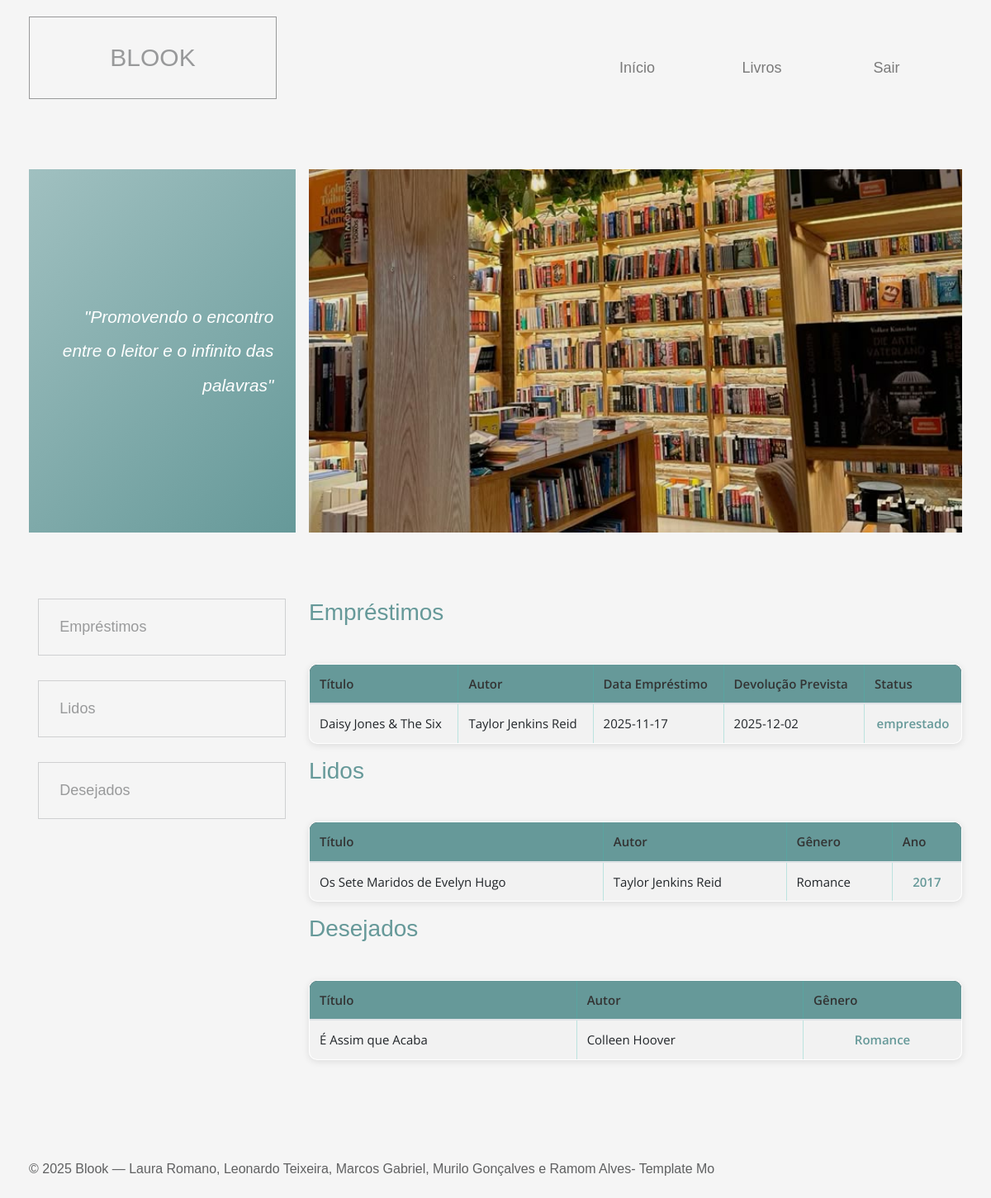
Page /dashboard.php (signed in) on the earlier database version.
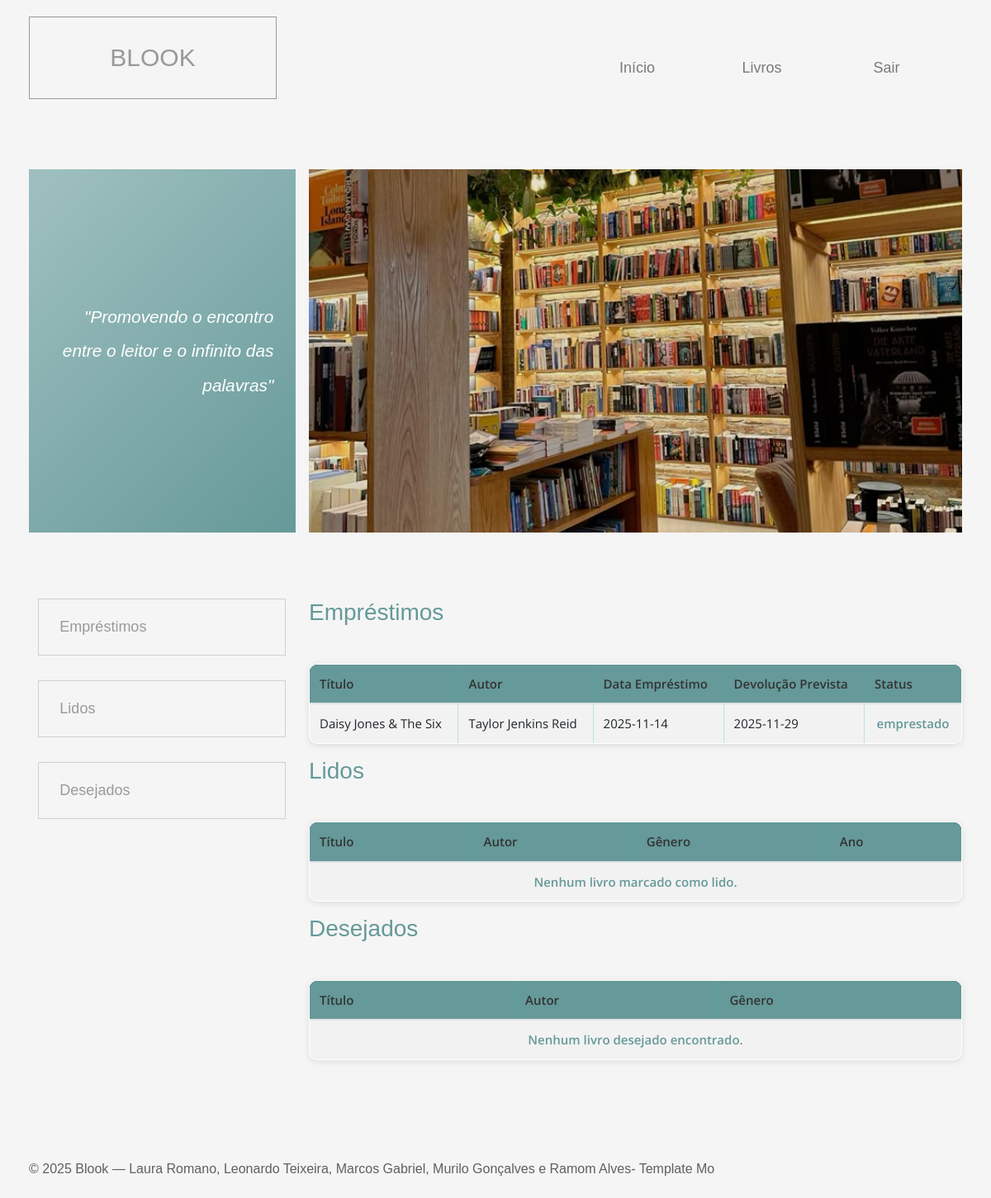
Same page on the later database version.
### tables this page shows
CREATE TABLE `emprestimos` (
  `id_emprestimo` int(11) NOT NULL,
  `id_livro` int(11) NOT NULL,
  `id_usuario` int(11) NOT NULL,
  `data_emprestimo` date NOT NULL,
  `data_prevista_devolucao` date NOT NULL,
  `data_devolucao` date DEFAULT NULL,
  `status` enum('emprestado','devolvido','atrasado') NOT NULL DEFAULT 'emprestado'
);

CREATE TABLE `livros` (
  `id_livro` int(11) NOT NULL,
  `titulo` varchar(255) NOT NULL,
  `id_autor` int(11) DEFAULT NULL,
  `id_genero` int(11) DEFAULT NULL,
  `ano_publicacao` int(11) DEFAULT NULL,
  `isbn` varchar(20) DEFAULT NULL,
  `edicao` varchar(50) DEFAULT NULL,
  `quantidade_total` int(11) NOT NULL DEFAULT 1,
  `quantidade_disponivel` int(11) NOT NULL DEFAULT 1,
  `capa` varchar(255) DEFAULT NULL
);

CREATE TABLE `autores` (
  `id_autor` int(11) NOT NULL,
  `nome_autor` varchar(100) NOT NULL,
  `nacionalidade` varchar(50) DEFAULT NULL,
  `data_nascimento` date DEFAULT NULL
);

CREATE TABLE `generos` (
  `id_genero` int(11) NOT NULL,
  `nome_genero` varchar(50) NOT NULL
);

### dashboard.php (the view, shortened to what the changed rows need)
<?php
include 'cabecalho_painel.php';
include 'conexao.php';
$idUsuario = $_SESSION['id_usuario'] ?? null;
?>
<section class="row tm-pt-4 tm-pb-6">
  <div class="col-12 tm-tabs-container tm-page-cols-container">
    <div class="tm-page-col-right tm-tab-contents">
      <div id="first-tab-group" class="tabgroup">
        <div id="tab1">
          <table class="table table-striped table-bordered">
            <thead class="table-dark">
              <tr>
                <th>Título</th>
                <th>Autor</th>
                <th>Data Empréstimo</th>
                <th>Devolução Prevista</th>
                <th>Status</th>
              </tr>
            </thead>
            <tbody>
              <?php
              $sql = "SELECT L.titulo, A.nome_autor, E.data_emprestimo, E.data_prevista_devolucao, E.status
                      FROM Emprestimos E
                      JOIN Livros L ON E.id_livro = L.id_livro
                      LEFT JOIN Autores A ON L.id_autor = A.id_autor
                      WHERE E.id_usuario = ?";
              $stmt = $conexao->prepare($sql);
              $stmt->bind_param("i", $idUsuario);
              $stmt->execute();
              $resultado = $stmt->get_result();
              if ($resultado && mysqli_num_rows($resultado) > 0) {
                while ($row = mysqli_fetch_assoc($resultado)) {
                  echo "<tr>
                          <td>".htmlspecialchars($row['titulo'])."</td>
                          <td>".htmlspecialchars($row['nome_autor'])."</td>
                          <td>".htmlspecialchars($row['data_emprestimo'])."</td>
                          <td>".htmlspecialchars($row['data_prevista_devolucao'])."</td>
                          <td>".htmlspecialchars($row['status'])."</td>
                        </tr>";
                }
              } else {
                echo "<tr><td colspan='5' class='text-center'>Nenhum empréstimo registrado.</td></tr>";
              }
              ?>
            </tbody>
          </table>
        </div>
        <div id="tab2">
          <table class="table table-striped table-bordered">
            <thead class="table-dark">
              <tr>
                <th>Título</th>
                <th>Autor</th>
                <th>Gênero</th>
                <th>Ano</th>
              </tr>
            </thead>
            <tbody>
              <?php
              $sqlLidos = "SELECT L.titulo, A.nome_autor, G.nome_genero, L.ano_publicacao
                           FROM Lidos LD
                           JOIN Livros L ON LD.id_livro = L.id_livro
                           LEFT JOIN Autores A ON L.id_autor = A.id_autor
                           LEFT JOIN Generos G ON L.id_genero = G.id_genero
                           WHERE LD.id_usuario = ?";
              $stmt = $conexao->prepare($sqlLidos);
              $stmt->bind_param("i", $idUsuario);
              $stmt->execute();
              $resLidos = $stmt->get_result();
              if ($resLidos && mysqli_num_rows($resLidos) > 0) {
                while ($row = mysqli_fetch_assoc($resLidos)) {
                  echo "<tr>
                          <td>".htmlspecialchars($row['titulo'])."</td>
                          <td>".htmlspecialchars($row['nome_autor'])."</td>
                          <td>".htmlspecialchars($row['nome_genero'])."</td>
                          <td>".htmlspecialchars($row['ano_publicacao'])."</td>
                        </tr>";
                }
              } else {
                echo "<tr><td colspan='4' class='text-center'>Nenhum livro marcado como lido.</td></tr>";
              }
              ?>
            </tbody>
          </table>
        </div>
        <div id="tab3">
          <table class="table table-striped table-bordered">
            <thead class="table-dark">
              <tr>
                <th>Título</th>
                <th>Autor</th>
                <th>Gênero</th>
              </tr>
            </thead>
            <tbody>
              <?php
              $sqlDesejados = "SELECT L.titulo, A.nome_autor, G.nome_genero
                               FROM Desejados D
                               JOIN Livros L ON D.id_livro = L.id_livro
                               LEFT JOIN Autores A ON L.id_autor = A.id_autor
                               LEFT JOIN Generos G ON L.id_genero = G.id_genero
                               WHERE D.id_usuario = ?";
              $stmt = $conexao->prepare($sqlDesejados);
              $stmt->bind_param("i", $idUsuario);
              $stmt->execute();
              $resDesejados = $stmt->get_result();
              if ($resDesejados && mysqli_num_rows($resDesejados) > 0) {
                while ($row = mysqli_fetch_assoc($resDesejados)) {
                  echo "<tr>
                          <td>".htmlspecialchars($row['titulo'])."</td>
                          <td>".htmlspecialchars($row['nome_autor'])."</td>
                          <td>".htmlspecialchars($row['nome_genero'])."</td>
                        </tr>";
                }
              } else {
                echo "<tr><td colspan='3' class='text-center'>Nenhum livro desejado encontrado.</td></tr>";
              }
              ?>
            </tbody>
          </table>
        </div>
      </div>
    </div>
  </div>
</section>
<?php include 'footer.php'; ?>

Differences in the rows shown:
no longer on this page (row unchanged): livros: titulo "Os Sete Maridos de Evelyn Hugo", id_autor.nome_autor "Taylor Jenkins Reid", id_genero.nome_genero "Romance", ano_publicacao "2017", shown under "Lidos"
no longer on this page (row unchanged): livros: titulo "É Assim que Acaba", id_autor.nome_autor "Colleen Hoover", id_genero.nome_genero "Romance", shown under "Desejados"
changed emprestimos "emprestado": data_emprestimo "2025-11-17" → "2025-11-14"; data_prevista_devolucao "2025-12-02" → "2025-11-29"
Other differences:
text now shown: "Nenhum livro marcado como lido. Nenhum livro desejado encontrado."
